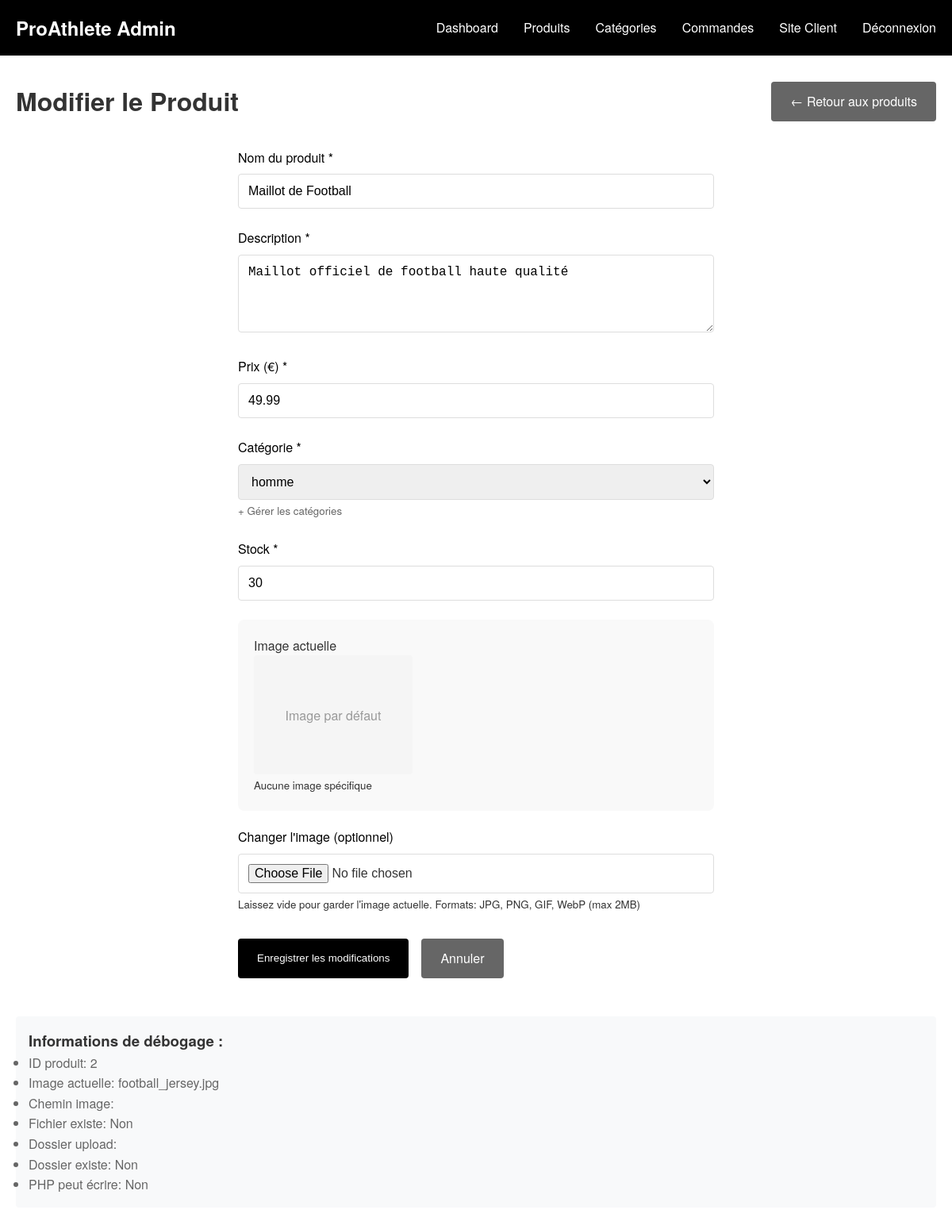
Screenshot of /admin/edit_product.php?id=2 (signed in) with the database file from the repository.
### tables this page shows
CREATE TABLE products (
    id INT PRIMARY KEY AUTO_INCREMENT,
    name VARCHAR(100) NOT NULL,
    description TEXT,
    price DECIMAL(10,2) NOT NULL,
    category ENUM('homme', 'femme', 'enfant') NOT NULL,
    image VARCHAR(255),
    stock INT DEFAULT 0,
    created_at TIMESTAMP DEFAULT CURRENT_TIMESTAMP
);

CREATE TABLE IF NOT EXISTS categories (
    id INT PRIMARY KEY AUTO_INCREMENT,
    name VARCHAR(50) UNIQUE NOT NULL,
    description TEXT,
    created_at TIMESTAMP DEFAULT CURRENT_TIMESTAMP
);

### admin/edit_product.php (the view, shortened to what this page needs)
<?php
require_once '../config/database.php';
$stmt = $pdo->query("SELECT * FROM categories ORDER BY name");
$categories = $stmt->fetchAll();
$product = null;
if (isset($_GET['id'])) {
    $product_id = (int)$_GET['id'];
    $stmt = $pdo->prepare("SELECT * FROM products WHERE id = ?");
    $stmt->execute([$product_id]);
    $product = $stmt->fetch();
}
?>
<!DOCTYPE html>
<html lang="fr">
<head>
    <link rel="stylesheet" href="/ecommerce-proathlete/assets/css/style.css">
</head>
<body>
    <nav class="navbar">
        <div class="container">
            <a href="/ecommerce-proathlete/client/index.php" class="logo">
                <span class="logo-text">ProAthlete Admin</span>
            </a>
            <ul class="nav-links">
                <li><a href="dashboard.php">Dashboard</a></li>
                <li><a href="products.php">Produits</a></li>
                <li><a href="categories.php">Catégories</a></li>
                <li><a href="orders.php">Commandes</a></li>
                <li><a href="/ecommerce-proathlete/client/index.php">Site Client</a></li>
                <li><a href="logout.php">Déconnexion</a></li>
            </ul>
        </div>
    </nav>
    <div class="admin-container">
        <div style="display: flex; justify-content: space-between; align-items: center; margin-bottom: 2rem;">
            <h1>Modifier le Produit</h1>
            <a href="products.php" class="btn btn-secondary">← Retour aux produits</a>
        </div>
        <?php if ($product): ?>
        <form method="POST" enctype="multipart/form-data" style="max-width: 600px; margin: 0 auto;">
            <div class="form-group">
                <label for="name">Nom du produit *</label>
                <input type="text" id="name" name="name" class="form-control"
                       value="<?php echo htmlspecialchars($product['name']); ?>" required>
            </div>
            <div class="form-group">
                <label for="description">Description *</label>
                <textarea id="description" name="description" class="form-control" rows="4" required><?php echo htmlspecialchars($product['description']); ?></textarea>
            </div>
            <div class="form-group">
                <label for="price">Prix (€) *</label>
                <input type="number" id="price" name="price" class="form-control" step="0.01" min="0"
                       value="<?php echo $product['price']; ?>" required>
            </div>
            <div class="form-group">
    <label for="category">Catégorie *</label>
    <select id="category" name="category" class="form-control" required>
        <?php foreach ($categories as $cat): ?>
        <option value="<?php echo htmlspecialchars($cat['name']); ?>"
                <?php echo $product['category'] == $cat['name'] ? 'selected' : ''; ?>>
            <?php echo htmlspecialchars($cat['name']); ?>
        </option>
        <?php endforeach; ?>
    </select>
    <small>
        <a href="categories.php" style="color: #666; text-decoration: none;">
            + Gérer les catégories
        </a>
    </small>
</div>
            <div class="form-group">
                <label for="stock">Stock *</label>
                <input type="number" id="stock" name="stock" class="form-control" min="0"
                       value="<?php echo $product['stock']; ?>" required>
            </div>
            <div class="image-container">
                <label>Image actuelle</label>
                <div>
                    <?php
                    $imagePath = '../../assets/images/products/' . $product['image'];
                    if (file_exists($imagePath) && $product['image'] !== 'default.jpg' && $product['image'] !== ''):
                    ?>
                        <img src="../../assets/images/products/<?php echo htmlspecialchars($product['image']); ?>"
                             alt="<?php echo htmlspecialchars($product['name']); ?>"
                             class="current-image">
                        <p><small>Fichier: <?php echo $product['image']; ?></small></p>
                    <?php else: ?>
                        <div style="width: 200px; height: 150px; background-color: #f5f5f5; display: flex; align-items: center; justify-content: center; border-radius: 4px;">
                            <span style="color: #999;">Image par défaut</span>
                        </div>
                        <p><small>Aucune image spécifique</small></p>
                    <?php endif; ?>
                </div>
            </div>
            <div class="form-group">
                <label for="image">Changer l'image (optionnel)</label>
                <input type="file" id="image" name="image" class="form-control" accept="image/*">
                <small>Laissez vide pour garder l'image actuelle. Formats: JPG, PNG, GIF, WebP (max 2MB)</small>
            </div>
            <div style="display: flex; gap: 1rem; margin-top: 2rem;">
                <button type="submit" class="btn">Enregistrer les modifications</button>
                <a href="products.php" class="btn btn-secondary">Annuler</a>
            </div>
        </form>
        <div style="margin-top: 3rem; padding: 1rem; background-color: #f8f9fa; border-radius: 4px;">
            <h3>Informations de débogage :</h3>
            <ul style="color: #666;">
                <li>ID produit: <?php echo $product['id']; ?></li>
                <li>Image actuelle: <?php echo $product['image']; ?></li>
                <li>Chemin image: <?php echo realpath('../../assets/images/products/' . $product['image']); ?></li>
                <li>Fichier existe: <?php echo file_exists('../../assets/images/products/' . $product['image']) ? 'Oui' : 'Non'; ?></li>
                <li>Dossier upload: <?php echo realpath('../../assets/images/products/'); ?></li>
                <li>Dossier existe: <?php echo is_dir('../../assets/images/products/') ? 'Oui' : 'Non'; ?></li>
                <li>PHP peut écrire: <?php echo is_writable('../../assets/images/products/') ? 'Oui' : 'Non'; ?></li>
            </ul>
        </div>
        <?php endif; ?>
    </div>
</body>
</html>

### assets/css/style.css (style rules this page uses)
* { margin: 0; padding: 0; box-sizing: border-box; }
body { font-family: 'Helvetica Neue', Arial, sans-serif; line-height: 1.6; color: #333; background-color: #fff; }
.container { max-width: 1200px; margin: 0 auto; padding: 0 20px; }
.navbar { background-color: #000; color: #fff; padding: 1rem 0; position: sticky; top: 0; z-index: 1000; }
.navbar .container { display: flex; justify-content: space-between; align-items: center; }
.logo { text-decoration: none; color: #fff; font-size: 1.5rem; font-weight: bold; }
.logo-text { color: #fff; }
.nav-links { display: flex; list-style: none; gap: 2rem; }
.nav-links a { color: #fff; text-decoration: none; font-weight: 500; transition: opacity 0.3s; }
.btn { display: inline-block; padding: 0.75rem 1.5rem; background-color: #000; color: #fff; text-decoration: none; border: none; border-radius: 4px; cursor: pointer; font-weight: 500; transition: background-color 0.3s; }
.btn-secondary { background-color: #666; }
.form-group { margin-bottom: 1.5rem; }
.form-group label { display: block; margin-bottom: 0.5rem; font-weight: 500; color: #000; }
.form-control { width: 100%; padding: 0.75rem; border: 1px solid #ddd; border-radius: 4px; font-size: 1rem; }
.admin-container { max-width: 1200px; margin: 2rem auto; padding: 0 20px; }

### admin/edit_product.php (style rules this page uses)
.image-container { margin: 20px 0; padding: 20px; background-color: #f9f9f9; border-radius: 8px; }

### rows the page displays
products: name "Maillot de Football", description "Maillot officiel de football haute qualité", price "49.99", category "homme", stock "30", id "2", image "football_jersey.jpg"
